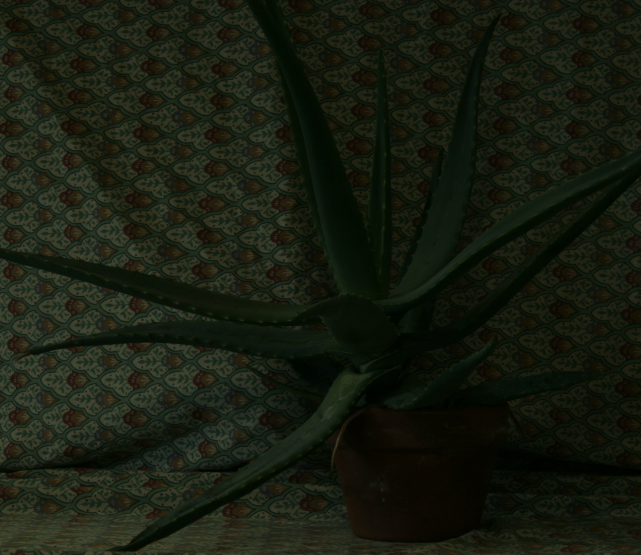
#> input picture imgs/aloe3_exp0.png, 1282 x 1110 px (shown at 1/2 size)
$ python BM_Disparity.py   (older library calls are emulated)
#> lines starting #> are read from the running program, lines starting #| are printed output that depends on the picture
import cv2
import sys
import numpy as np
from matplotlib import pyplot as plt


def getDisparity(imgLeft, imgRight, method):
    gray_left = cv2.cvtColor(imgLeft, cv2.COLOR_BGR2GRAY)
    gray_right = cv2.cvtColor(imgRight, cv2.COLOR_BGR2GRAY)
    print(gray_left.shape)
    c, r = gray_left.shape
    if method == "BM":
        print("BM : START")
        sbm = cv2.StereoBM_create()
        sbm.setMinDisparity(16)
        #defalt 16
        #sbm.setNumDisparities(32)
        #defalt 32
        sbm.setBlockSize(15)
        #defalt 17
        # sbm.setDisp12MaxDiff(0)
        # #defalt  0
        # sbm.setUniquenessRatio(0)
        # #defalt 10
        # sbm.setSpeckleRange(128)
        # #defalt 16
        # sbm.setSpeckleWindowSize(8192)
        # #defalt 100
        disparity = sbm.compute(gray_left, gray_right)
        disparity_visual = cv2.normalize(disparity, None, alpha=0, beta=255, norm_type=cv2.NORM_MINMAX, dtype=cv2.CV_8U)
    elif method == "SGBM":
        print("SGBM : START")
        sbm = cv2.StereoSGBM_create()
        sbm.setMinDisparity(16)
        #defalt 16
        sbm.setNumDisparities(32)
        #defalt 32
        sbm.setBlockSize(17)
        #defalt 17
        sbm.setDisp12MaxDiff(0)
        #defalt  0
        sbm.setUniquenessRatio(0)
        #defalt 10
        sbm.setSpeckleRange(32)
        #defalt 16
        sbm.setSpeckleWindowSize(2048)
        #defalt 100
        '''mindisparity=1,
        numdisparities=16,
        blocksize=5,

        uniquenessratio=5,
        specklewindowsize=5,
        specklerange=5,
        disp12maxdiff=2,
        p1=8*3*5**2,
        p2=32*3*5**2,
        mode=cv2.STEREO_SGBM_MODE_SGBM_3WAY
        '''
        disparity = sbm.compute(gray_left, gray_right)
        disparity_visual = cv2.normalize(disparity, None, alpha=0, beta=255, norm_type=cv2.NORM_MINMAX, dtype=cv2.CV_8U)
    return disparity_visual
#두 영상의 이미지가 너무 멀면 disparity가 생성이 되지않아 이상한 영상이 출력된다.
imgLeft = cv2.imread("../imgs/aloe3_exp0.png")
#> imgLeft is the input picture: shape (1110, 1282, 3); mean B, G, R 16, 28.3, 23.3
imgRight = cv2.imread("../imgs/aloe4_exp0.png")
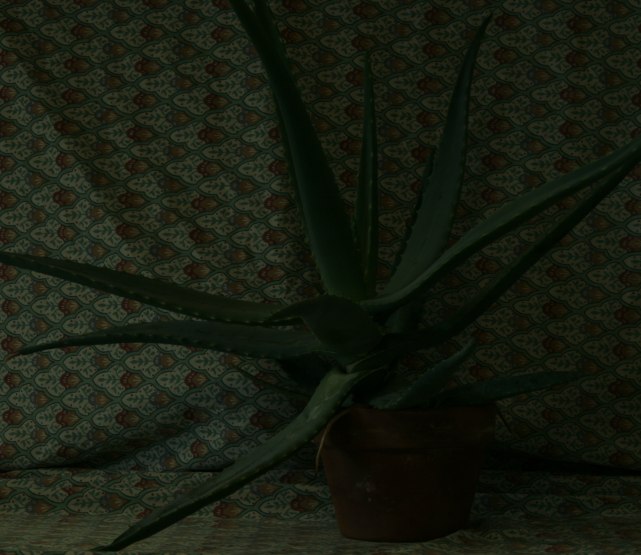
#> input picture imgs/aloe4_exp0.png, 1282 x 1110 px (shown at 1/2 size)
#> imgRight is the input picture: shape (1110, 1282, 3); mean B, G, R 15.7, 27.8, 22.8
try:
    method = sys.argv[3]
except IndexError:
    method = "BM"


disparity = getDisparity(imgLeft, imgRight, method)
#| (1110, 1282)
#> in getDisparity, `disparity = sbm.compute(gray_left, gray_right)`:
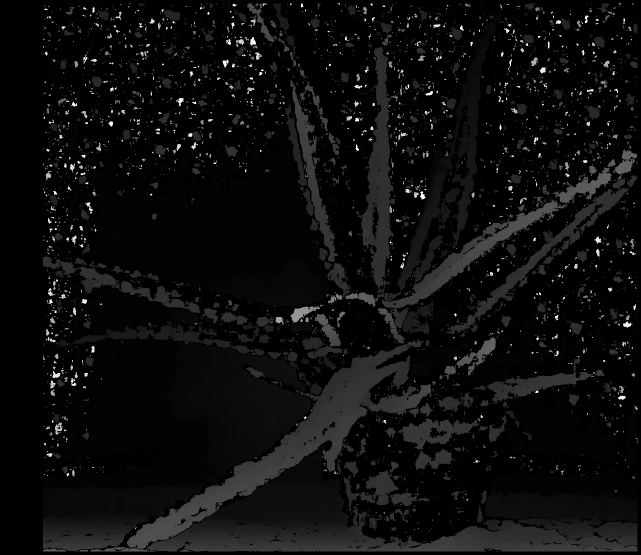
#> disparity: shape (1110, 1282) int16 (shown at 1/2 size); min 240, max 1264, mean 293.8; drawn with min black and max white

plt.figure(figsize=(12,10))
plt.imshow(disparity,cmap='gray')
plt.title("BM_disparity_basic")
plt.axis('off')
plt.show()
# cv2.imshow("disparity", disparity)
# cv2.waitKey(0)
# cv2.destroyAllWindows()
